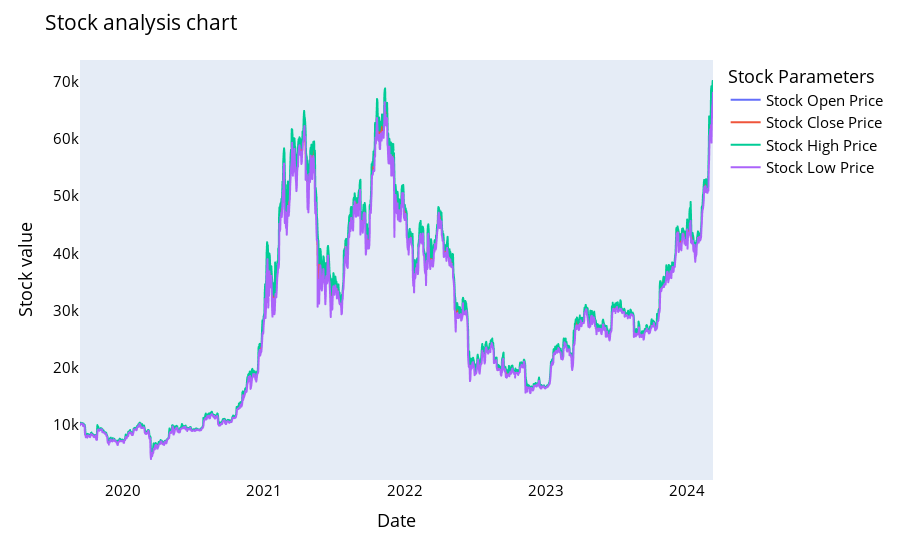

This figure's notebook cell:
### Markdown cell above
<div style="background: linear-gradient(45deg, #FFC300, #FF5733, #C70039, #900C3F); padding: 10px; border-radius: 5px; display: flex; align-items: center;">
    <h3 style="font-weight: bold; color: white; margin: 0 auto;"> Trend comparision between stock open price, close price, high price, low price </h3>
</div>

### Code cell
names = cycle(['Stock Open Price','Stock Close Price','Stock High Price','Stock Low Price'])

fig = px.line(stock_df, x=stock_df.date, y=[stock_df['open'], stock_df['adj_close'], 
                                          stock_df['high'], stock_df['low']],
             labels={'date': 'Date','value':'Stock value'})

fig.update_layout(title_text='Stock analysis chart', font_size=15, font_color='black',legend_title_text='Stock Parameters')

fig.for_each_trace(lambda t:  t.update(name = next(names)))

fig.update_xaxes(showgrid=False)

fig.update_yaxes(showgrid=False)

fig.show()

### Figure 1 — Plotly figure (JSON) as saved in the notebook; plotly's stock layout.template omitted (floating-point values rounded to 4 significant figures; data arrays with more than 128 entries replaced by an {"elided": "..."} marker saying what was removed)
{"data": [{"hovertemplate": "variable=open<br>Date=%{x}<br>Stock value=%{y}<extra></extra>", "legendgroup": "open", "line": {"color": "#636efa", "dash": "solid"}, "marker": {"symbol": "circle"}, "mode": "lines", "name": "Stock Open Price", "showlegend": true, "type": "scattergl", "x": {"elided": "1642 str values"}, "xaxis": "x", "y": {"elided": "1642 float values"}, "yaxis": "y"}, {"hovertemplate": "variable=adj_close<br>Date=%{x}<br>Stock value=%{y}<extra></extra>", "legendgroup": "adj_close", "line": {"color": "#EF553B", "dash": "solid"}, "marker": {"symbol": "circle"}, "mode": "lines", "name": "Stock Close Price", "showlegend": true, "type": "scattergl", "x": {"elided": "1642 str values"}, "xaxis": "x", "y": {"elided": "1642 float values"}, "yaxis": "y"}, {"hovertemplate": "variable=high<br>Date=%{x}<br>Stock value=%{y}<extra></extra>", "legendgroup": "high", "line": {"color": "#00cc96", "dash": "solid"}, "marker": {"symbol": "circle"}, "mode": "lines", "name": "Stock High Price", "showlegend": true, "type": "scattergl", "x": {"elided": "1642 str values"}, "xaxis": "x", "y": {"elided": "1642 float values"}, "yaxis": "y"}, {"hovertemplate": "variable=low<br>Date=%{x}<br>Stock value=%{y}<extra></extra>", "legendgroup": "low", "line": {"color": "#ab63fa", "dash": "solid"}, "marker": {"symbol": "circle"}, "mode": "lines", "name": "Stock Low Price", "showlegend": true, "type": "scattergl", "x": {"elided": "1642 str values"}, "xaxis": "x", "y": {"elided": "1642 float values"}, "yaxis": "y"}], "layout": {"font": {"color": "black", "size": 15}, "legend": {"title": {"text": "Stock Parameters"}, "tracegroupgap": 0}, "margin": {"t": 60}, "title": {"text": "Stock analysis chart"}, "xaxis": {"anchor": "y", "domain": [0, 1], "showgrid": false, "title": {"text": "Date"}}, "yaxis": {"anchor": "x", "domain": [0, 1], "showgrid": false, "title": {"text": "Stock value"}}}}
